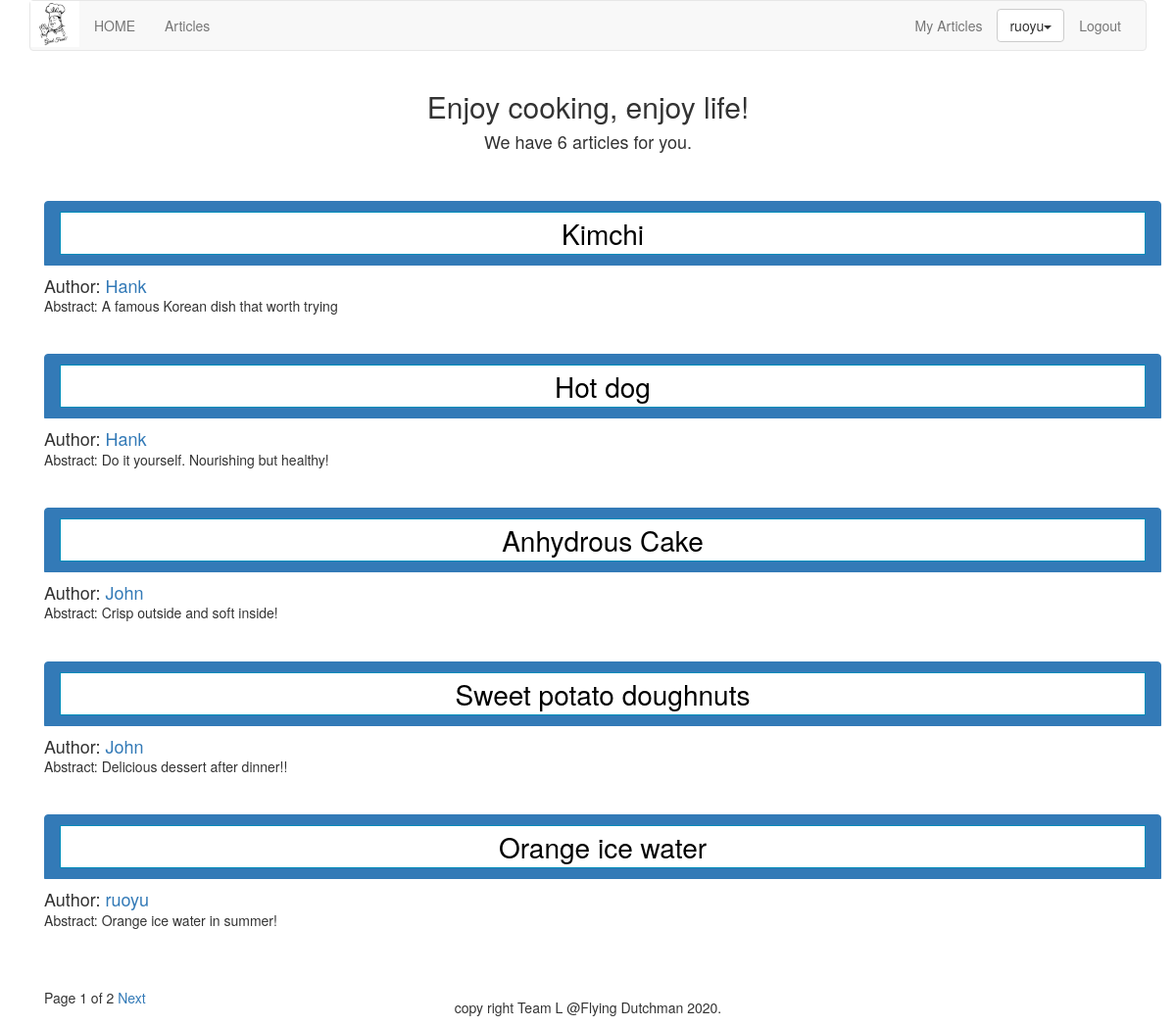
The app's page /article/list-article-titles/ (signed in) with its own data.
### article/models.py (models this page shows, shortened)
class ArticlePost(models.Model):
    author = models.ForeignKey(User, on_delete=models.CASCADE, related_name="article")
    title = models.CharField(max_length=200)
    abstract = models.CharField(max_length=200)
    slug = models.SlugField(max_length=500)
    column = models.ForeignKey(ArticleColumn, on_delete=models.CASCADE, related_name="article_column")
    body = models.TextField()
    created = models.DateTimeField(default=timezone.now)
    updated = models.DateTimeField(auto_now=True)
    users_like = models.ManyToManyField(User, related_name="articles_like", blank=True)
    users_view = models.ManyToManyField(User, related_name="articles_view", blank=True)
    class Meta:
        ordering = ("-updated",)
        index_together = (('id', 'slug'),)
    def get_url_path(self):
        return reverse("article:article_content", args=[self.id, self.slug])

### article/list_views.py (the view)
# urls.py: path('list-article-titles/', list_views.article_titles, name="article_titles"),
def article_titles(request, username=None):
    if username:
        user = User.objects.get(username=username)
        articles_title = ArticlePost.objects.filter(author=user)
        try:
            userinfo = user.userinfo
        except:
            userinfo = None
    else:
        articles_title = ArticlePost.objects.all()
    paginator = Paginator(articles_title, 5)
    page = request.GET.get('page')
    try:
        current_page = paginator.page(page)
        articles = current_page.object_list
    except PageNotAnInteger:
        current_page = paginator.page(1)
        articles = current_page.object_list
    except EmptyPage:
        current_page = paginator.page(paginator.num_pages)
        articles = current_page.object_list
    if username:
        return render(request, "article/list/author_articles.html",
                      {"articles": articles, "page": current_page, "userinfo": userinfo, "user": user})
    return render(request, "article/list/article_titles.html", {"articles": articles, "page": current_page})

### article/templatetags/article_tags.py (called while the page is built)
@register.simple_tag
def total_articles():
    return ArticlePost.objects.count()

### templates/article/list/article_titles.html (shortened to what this page needs)
{% extends "base.html" %}
{% load article_tags %}
{% block content %}
<div class="row text-center vertical-middle-sm">
    <h2>Enjoy cooking, enjoy life!</h2>
    <h4>We have {% total_articles %} articles for you.</h4>
</div>
<br>
<br>
<div class="container">
    {% for article in articles %}
    <div class="list-group">
        <a href="{{article.get_url_path}}" class="list-group-item active">
            <button class="button" style="vertical-align:middle">
                {{article.title}}
            </button>
        </a>
        <h4 class="list-group-item-text">Author: <a
                href="{% url 'article:author_articles' article.author.username %}">{{article.author.username}}</a></h4>
        <p class="list-group-item-text">Abstract: {{article.abstract}}</p>
        <br>
    </div>
    {% endfor %}
    {% include "paginator.html" %}
</div>
{% endblock %}

### templates/header.html (shortened to what this page needs)
{% load staticfiles %}
<div class="container">
    <nav class="navbar navbar-default" role="navigation">
        <div class="navbar-header">
            <img src="{% static '/images/logo.jpg' %}" width="50px">
        </div>
        <div>
            <ul class="nav navbar-nav" role="navigation">
                <li><a href="{% url 'home' %}">HOME</a></li>
                <li><a href="{% url 'article:article_titles' %}">Articles</a></li>
            </ul>
            <ul class="nav navbar-nav navbar-right" style="margin-right:10px">
                <li><a href="{% url 'article:article_column' %}">My Articles</a></li>
                {% if user.is_authenticated %}
                <li>
                    <div class="dropdown" style="margin-top:8px">
                        <button class='btn btn-default dropdown-toggle' type='button' id='dropdownMenu'
                            data-toggle='dropdown'>
                            {{ user.username }}<span class='caret'></span>
                        </button>
                    </div>
                </li>
                <li><a href="{% url 'account:user_logout' %}">Logout</a></li>
                {% else %}
                <li><a href="{% url 'account:user_login' %}">Login</a></li>
                <li><a href="{% url 'account:user_register' %}">Sign up</a></li>
                {% endif %}
            </ul>
        </div>
    </nav>
</div>

### templates/article/list/article_titles.html (style rules this page uses)
.button { background-color: white; color: black; border: 0.5px solid #008CBA; width: 100%; text-align: center; font-size: 28px; }

### records on screen
ArticlePost: title "Kimchi", author.username "Hank", abstract "A famous Korean dish that worth trying"
ArticlePost: title "Hot dog", author.username "Hank", abstract "Do it yourself. Nourishing but healthy!"
ArticlePost: title "Anhydrous Cake", author.username "John", abstract "Crisp outside and soft inside!"
ArticlePost: title "Sweet potato doughnuts", author.username "John", abstract "Delicious dessert after dinner!!"
ArticlePost: title "Orange ice water", author.username "ruoyu", abstract "Orange ice water in summer!"

### other values on screen
{{ user.username }} "ruoyu"
{{ page.number }} "1"
{{ page.paginator.num_pages }} "2"
